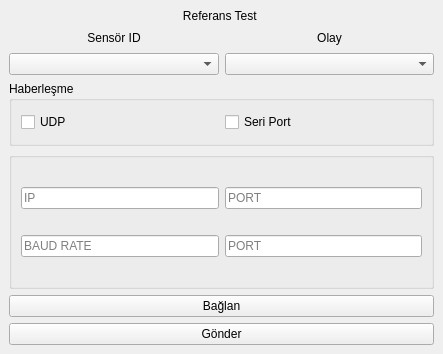
<?xml version="1.0" encoding="UTF-8"?>
<ui version="4.0">
 <class>MainWindow</class>
 <widget class="QMainWindow" name="MainWindow">
  <property name="geometry">
   <rect>
    <x>0</x>
    <y>0</y>
    <width>443</width>
    <height>354</height>
   </rect>
  </property>
  <property name="sizePolicy">
   <sizepolicy hsizetype="Fixed" vsizetype="Fixed">
    <horstretch>0</horstretch>
    <verstretch>0</verstretch>
   </sizepolicy>
  </property>
  <property name="windowTitle">
   <string>Referans</string>
  </property>
  <widget class="QWidget" name="centralwidget">
   <layout class="QGridLayout" name="gridLayout">
    <item row="0" column="0">
     <layout class="QVBoxLayout" name="verticalLayout_6">
      <item>
       <layout class="QVBoxLayout" name="verticalLayout_5">
        <item>
         <layout class="QVBoxLayout" name="verticalLayout_4">
          <property name="sizeConstraint">
           <enum>QLayout::SetFixedSize</enum>
          </property>
          <item>
           <layout class="QVBoxLayout" name="verticalLayout_3">
            <item>
             <widget class="QLabel" name="label">
              <property name="sizePolicy">
               <sizepolicy hsizetype="Preferred" vsizetype="Fixed">
                <horstretch>0</horstretch>
                <verstretch>0</verstretch>
               </sizepolicy>
              </property>
              <property name="layoutDirection">
               <enum>Qt::RightToLeft</enum>
              </property>
              <property name="text">
               <string>Referans Test </string>
              </property>
              <property name="alignment">
               <set>Qt::AlignCenter</set>
              </property>
             </widget>
            </item>
            <item>
             <layout class="QHBoxLayout" name="horizontalLayout">
              <item>
               <layout class="QVBoxLayout" name="verticalLayout">
                <item>
                 <widget class="QLabel" name="label_2">
                  <property name="sizePolicy">
                   <sizepolicy hsizetype="Preferred" vsizetype="Minimum">
                    <horstretch>0</horstretch>
                    <verstretch>0</verstretch>
                   </sizepolicy>
                  </property>
                  <property name="text">
                   <string>Sensör ID</string>
                  </property>
                  <property name="alignment">
                   <set>Qt::AlignCenter</set>
                  </property>
                 </widget>
                </item>
                <item>
                 <widget class="QComboBox" name="comboBox">
                  <property name="sizePolicy">
                   <sizepolicy hsizetype="Preferred" vsizetype="Fixed">
                    <horstretch>0</horstretch>
                    <verstretch>0</verstretch>
                   </sizepolicy>
                  </property>
                 </widget>
                </item>
               </layout>
              </item>
              <item>
               <layout class="QVBoxLayout" name="verticalLayout_2">
                <item>
                 <widget class="QLabel" name="label_3">
                  <property name="sizePolicy">
                   <sizepolicy hsizetype="Preferred" vsizetype="Minimum">
                    <horstretch>0</horstretch>
                    <verstretch>0</verstretch>
                   </sizepolicy>
                  </property>
                  <property name="text">
                   <string>Olay</string>
                  </property>
                  <property name="alignment">
                   <set>Qt::AlignCenter</set>
                  </property>
                 </widget>
                </item>
                <item>
                 <widget class="QComboBox" name="comboBox_2"/>
                </item>
               </layout>
              </item>
             </layout>
            </item>
           </layout>
          </item>
          <item>
           <widget class="QGroupBox" name="groupBox">
            <property name="sizePolicy">
             <sizepolicy hsizetype="Fixed" vsizetype="Fixed">
              <horstretch>0</horstretch>
              <verstretch>0</verstretch>
             </sizepolicy>
            </property>
            <property name="maximumSize">
             <size>
              <width>100000</width>
              <height>75</height>
             </size>
            </property>
            <property name="title">
             <string>Haberleşme</string>
            </property>
            <layout class="QHBoxLayout" name="horizontalLayout_2">
             <item>
              <layout class="QHBoxLayout" name="horizontalLayout_3">
               <item>
                <widget class="QCheckBox" name="udpCheckBox">
                 <property name="text">
                  <string>UDP</string>
                 </property>
                 <property name="checked">
                  <bool>false</bool>
                 </property>
                 <property name="tristate">
                  <bool>false</bool>
                 </property>
                </widget>
               </item>
               <item>
                <widget class="QCheckBox" name="serialCheckBox">
                 <property name="text">
                  <string>Seri Port</string>
                 </property>
                 <property name="checkable">
                  <bool>true</bool>
                 </property>
                 <property name="tristate">
                  <bool>false</bool>
                 </property>
                </widget>
               </item>
              </layout>
             </item>
            </layout>
           </widget>
          </item>
         </layout>
        </item>
        <item>
         <widget class="QGroupBox" name="groupBox_2">
          <property name="title">
           <string/>
          </property>
          <layout class="QGridLayout" name="gridLayout_2">
           <item row="0" column="0">
            <layout class="QHBoxLayout" name="horizontalLayout_4">
             <item>
              <widget class="QLineEdit" name="ipLineEdit">
               <property name="enabled">
                <bool>true</bool>
               </property>
               <property name="placeholderText">
                <string>IP</string>
               </property>
              </widget>
             </item>
             <item>
              <widget class="QLineEdit" name="portLineEdit">
               <property name="placeholderText">
                <string>PORT</string>
               </property>
              </widget>
             </item>
            </layout>
           </item>
           <item row="1" column="0">
            <layout class="QHBoxLayout" name="horizontalLayout_5">
             <item>
              <widget class="QLineEdit" name="baudRateLineEdit">
               <property name="placeholderText">
                <string>BAUD RATE</string>
               </property>
              </widget>
             </item>
             <item>
              <widget class="QLineEdit" name="portNameLineEdit">
               <property name="placeholderText">
                <string>PORT</string>
               </property>
              </widget>
             </item>
            </layout>
           </item>
          </layout>
         </widget>
        </item>
       </layout>
      </item>
      <item>
       <widget class="QPushButton" name="connectPushButton">
        <property name="text">
         <string>Bağlan</string>
        </property>
       </widget>
      </item>
      <item>
       <widget class="QPushButton" name="sendPushButton">
        <property name="minimumSize">
         <size>
          <width>50</width>
          <height>0</height>
         </size>
        </property>
        <property name="maximumSize">
         <size>
          <width>1000000</width>
          <height>16777215</height>
         </size>
        </property>
        <property name="mouseTracking">
         <bool>false</bool>
        </property>
        <property name="text">
         <string>Gönder</string>
        </property>
       </widget>
      </item>
     </layout>
    </item>
   </layout>
  </widget>
  <action name="actionKongif_re_Et">
   <property name="text">
    <string>Kongifüre Et</string>
   </property>
  </action>
 </widget>
 <resources/>
 <connections/>
</ui>
